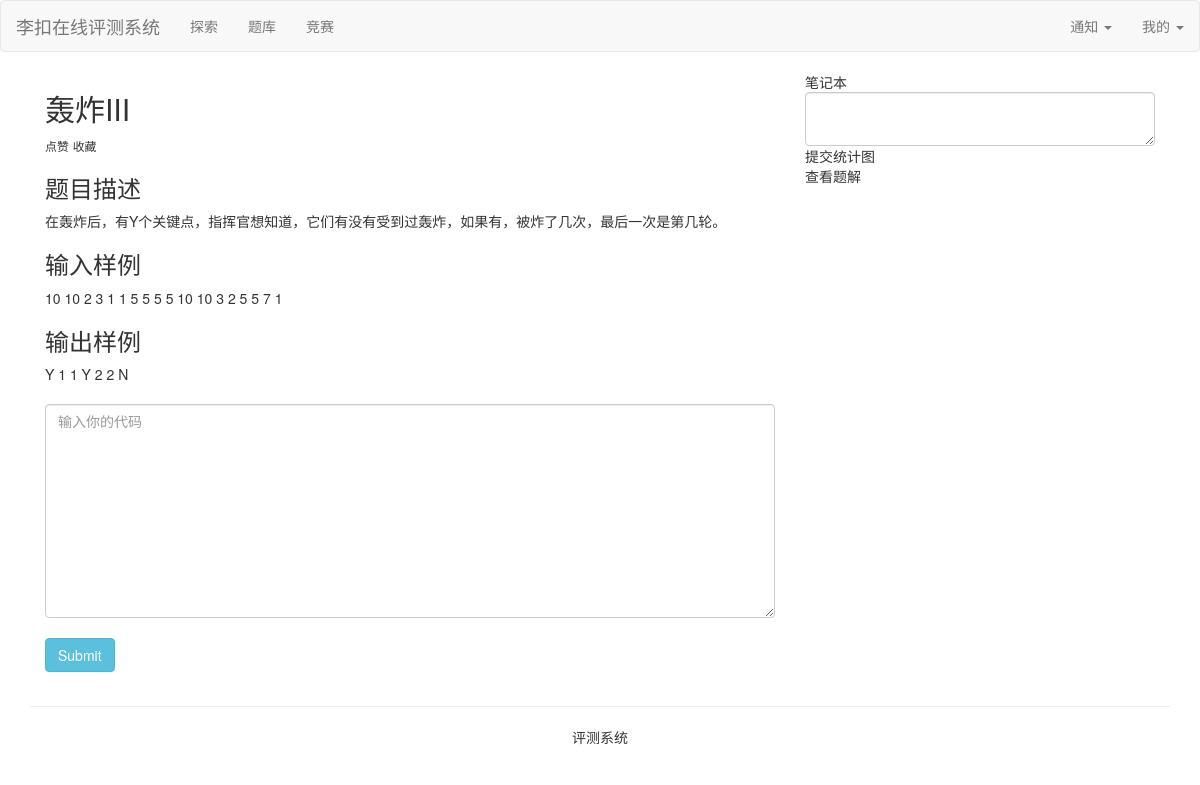
Screenshot of /problem/detail/3/ (signed in) with the database file from the repository.
### judger_problem/models.py (models this page shows, shortened)
class Problem(models.Model):
    diff = [
        (0, "简单"),
        (1, "中等"),
        (2, "困难"),
    ]
    title = models.CharField(max_length=128, verbose_name="题目标题")
    problem_content = models.TextField(verbose_name="题目内容")
    problem_input = models.CharField(max_length=128, verbose_name="样例输入")
    problem_output = models.CharField(max_length=128, verbose_name="样例输出")
    create_time = models.DateTimeField(auto_now_add=True, verbose_name="创建题目时间")
    difficulty = models.IntegerField(null=True, choices=diff, verbose_name="难度")
    explains = models.IntegerField(default=0, verbose_name="题目题解数量")
    fk_labels = models.ManyToManyField(to=ProblemLabel, verbose_name="题目标签")
    Submits = models.IntegerField(default=0, verbose_name="总的用户提交次数")
    corrects = models.IntegerField(default=0, verbose_name="总的用户正确次数")
    fk_author = models.ForeignKey(to=User, on_delete=models.CASCADE, verbose_name="作者")
    class Meta:
        verbose_name = "题目列表"
        verbose_name_plural = "题目列表"

### judger_problem/views.py (the view, shortened to what this page needs)
# urls.py: path("detail/<int:problem_id>/", views.ProblemDetail.as_view(), name="problemdetail"),
@method_decorator(login_required, name="dispatch")
class ProblemDetail(View):
    def get(self, request, *args, **kwargs):
        problem = Problem.objects.filter(id=kwargs["problem_id"])[0]
        context = {
            "problem_content": problem
        }
        return render(request=request, template_name="judger_problem/templates/problem_detail.html", context=context)

### templates/judger_problem/templates/problem_detail.html (shortened to what this page needs)
{% extends 'base.html' %}
{% block content %}
    <div class="col-md-8">
    <h2>{{ problem_content.title }}</h2>
        <small>点赞</small>
        <small>收藏</small>
    <h3>题目描述</h3>
    {{ problem_content.problem_content }}
    <h3>输入样例</h3>
    {{ problem_content.problem_input }}
    <h3>输出样例</h3>
    {{ problem_content.problem_output }}
    <br>
    <br>
    <form method="post" action=".">
        <textarea name="user_code" class="md-textarea form-control" rows="10" placeholder="输入你的代码" required></textarea>
        <br>
        <input type="submit" class="btn btn-info">
    </form>
    </div>
    <div class="col-md-4">
        笔记本
        <textarea class="md-textarea form-control" row="10"></textarea>
        <div>
            提交统计图
        </div>
        <dvi>
            查看题解
        </dvi>
    </div>
{% endblock %}

### rows the page displays
Problem: title "轰炸III", problem_content "在轰炸后，有Y个关键点，指挥官想知道，它们有没有受到过轰炸，如果有，被炸了几次，最后一次是第几轮。", problem_input "10 10 2 3 1 1 5 5 5 5 10 10 3 2 5 5 7 1", problem_output "Y 1 1 Y 2 2 N"
